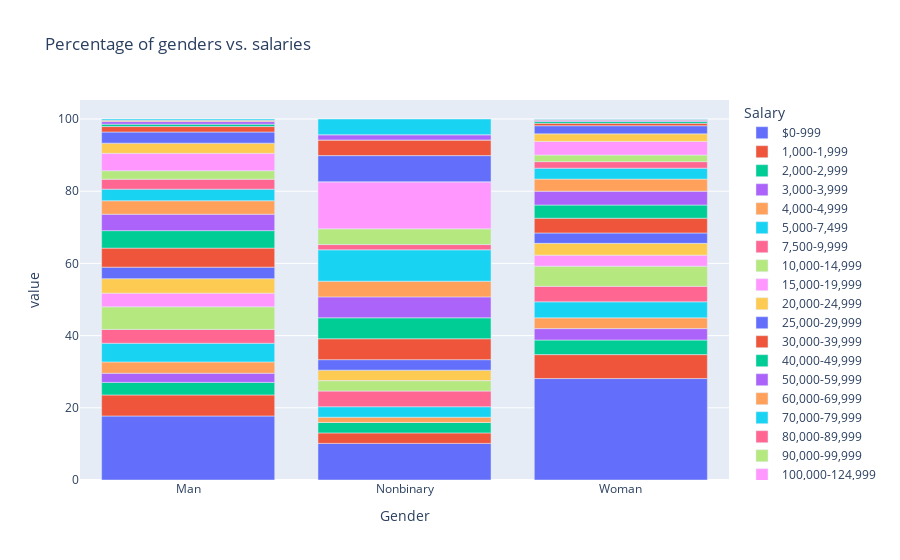

The notebook cell this image was saved under:
### Markdown cell above
We'll now look at visual displays of the data so we can interpret if there are any relationships between gender and salary.

### Code cell
fig = px.bar(salary_gender_transposed_df, x=salary_gender_transposed_df.index, y=salary_gender_transposed_df.columns, 
            title="Percentage of genders vs. salaries")
fig.show()

### Figure 1 — Plotly figure (JSON) as saved in the notebook; plotly's stock layout.template omitted (floating-point values rounded to 4 significant figures)
{"data": [{"alignmentgroup": "True", "hovertemplate": "Salary=$0-999<br>Gender=%{x}<br>value=%{y}<extra></extra>", "legendgroup": "$0-999", "marker": {"color": "#636efa", "pattern": {"shape": ""}}, "name": "$0-999", "offsetgroup": "$0-999", "orientation": "v", "showlegend": true, "textposition": "auto", "type": "bar", "x": ["Man", "Nonbinary", "Woman"], "xaxis": "x", "y": [17.74, 10.14, 28.1], "yaxis": "y"}, {"alignmentgroup": "True", "hovertemplate": "Salary=1,000-1,999<br>Gender=%{x}<br>value=%{y}<extra></extra>", "legendgroup": "1,000-1,999", "marker": {"color": "#EF553B", "pattern": {"shape": ""}}, "name": "1,000-1,999", "offsetgroup": "1,000-1,999", "orientation": "v", "showlegend": true, "textposition": "auto", "type": "bar", "x": ["Man", "Nonbinary", "Woman"], "xaxis": "x", "y": [5.826, 2.899, 6.63], "yaxis": "y"}, {"alignmentgroup": "True", "hovertemplate": "Salary=2,000-2,999<br>Gender=%{x}<br>value=%{y}<extra></extra>", "legendgroup": "2,000-2,999", "marker": {"color": "#00cc96", "pattern": {"shape": ""}}, "name": "2,000-2,999", "offsetgroup": "2,000-2,999", "orientation": "v", "showlegend": true, "textposition": "auto", "type": "bar", "x": ["Man", "Nonbinary", "Woman"], "xaxis": "x", "y": [3.478, 2.899, 4.04], "yaxis": "y"}, {"alignmentgroup": "True", "hovertemplate": "Salary=3,000-3,999<br>Gender=%{x}<br>value=%{y}<extra></extra>", "legendgroup": "3,000-3,999", "marker": {"color": "#ab63fa", "pattern": {"shape": ""}}, "name": "3,000-3,999", "offsetgroup": "3,000-3,999", "orientation": "v", "showlegend": true, "textposition": "auto", "type": "bar", "x": ["Man", "Nonbinary", "Woman"], "xaxis": "x", "y": [2.54, 0, 3.16], "yaxis": "y"}, {"alignmentgroup": "True", "hovertemplate": "Salary=4,000-4,999<br>Gender=%{x}<br>value=%{y}<extra></extra>", "legendgroup": "4,000-4,999", "marker": {"color": "#FFA15A", "pattern": {"shape": ""}}, "name": "4,000-4,999", "offsetgroup": "4,000-4,999", "orientation": "v", "showlegend": true, "textposition": "auto", "type": "bar", "x": ["Man", "Nonbinary", "Woman"], "xaxis": "x", "y": [3.125, 1.449, 2.979], "yaxis": "y"}, {"alignmentgroup": "True", "hovertemplate": "Salary=5,000-7,499<br>Gender=%{x}<br>value=%{y}<extra></extra>", "legendgroup": "5,000-7,499", "marker": {"color": "#19d3f3", "pattern": {"shape": ""}}, "name": "5,000-7,499", "offsetgroup": "5,000-7,499", "orientation": "v", "showlegend": true, "textposition": "auto", "type": "bar", "x": ["Man", "Nonbinary", "Woman"], "xaxis": "x", "y": [5.173, 2.899, 4.455], "yaxis": "y"}, {"alignmentgroup": "True", "hovertemplate": "Salary=7,500-9,999<br>Gender=%{x}<br>value=%{y}<extra></extra>", "legendgroup": "7,500-9,999", "marker": {"color": "#FF6692", "pattern": {"shape": ""}}, "name": "7,500-9,999", "offsetgroup": "7,500-9,999", "orientation": "v", "showlegend": true, "textposition": "auto", "type": "bar", "x": ["Man", "Nonbinary", "Woman"], "xaxis": "x", "y": [3.841, 4.348, 4.274], "yaxis": "y"}, {"alignmentgroup": "True", "hovertemplate": "Salary=10,000-14,999<br>Gender=%{x}<br>value=%{y}<extra></extra>", "legendgroup": "10,000-14,999", "marker": {"color": "#B6E880", "pattern": {"shape": ""}}, "name": "10,000-14,999", "offsetgroup": "10,000-14,999", "orientation": "v", "showlegend": true, "textposition": "auto", "type": "bar", "x": ["Man", "Nonbinary", "Woman"], "xaxis": "x", "y": [6.241, 2.899, 5.594], "yaxis": "y"}, {"alignmentgroup": "True", "hovertemplate": "Salary=15,000-19,999<br>Gender=%{x}<br>value=%{y}<extra></extra>", "legendgroup": "15,000-19,999", "marker": {"color": "#FF97FF", "pattern": {"shape": ""}}, "name": "15,000-19,999", "offsetgroup": "15,000-19,999", "orientation": "v", "showlegend": true, "textposition": "auto", "type": "bar", "x": ["Man", "Nonbinary", "Woman"], "xaxis": "x", "y": [3.794, 0, 3.056], "yaxis": "y"}, {"alignmentgroup": "True", "hovertemplate": "Salary=20,000-24,999<br>Gender=%{x}<br>value=%{y}<extra></extra>", "legendgroup": "20,000-24,999", "marker": {"color": "#FECB52", "pattern": {"shape": ""}}, "name": "20,000-24,999", "offsetgroup": "20,000-24,999", "orientation": "v", "showlegend": true, "textposition": "auto", "type": "bar", "x": ["Man", "Nonbinary", "Woman"], "xaxis": "x", "y": [4.012, 2.899, 3.263], "yaxis": "y"}, {"alignmentgroup": "True", "hovertemplate": "Salary=25,000-29,999<br>Gender=%{x}<br>value=%{y}<extra></extra>", "legendgroup": "25,000-29,999", "marker": {"color": "#636efa", "pattern": {"shape": ""}}, "name": "25,000-29,999", "offsetgroup": "25,000-29,999", "orientation": "v", "showlegend": true, "textposition": "auto", "type": "bar", "x": ["Man", "Nonbinary", "Woman"], "xaxis": "x", "y": [3.193, 2.899, 2.875], "yaxis": "y"}, {"alignmentgroup": "True", "hovertemplate": "Salary=30,000-39,999<br>Gender=%{x}<br>value=%{y}<extra></extra>", "legendgroup": "30,000-39,999", "marker": {"color": "#EF553B", "pattern": {"shape": ""}}, "name": "30,000-39,999", "offsetgroup": "30,000-39,999", "orientation": "v", "showlegend": true, "textposition": "auto", "type": "bar", "x": ["Man", "Nonbinary", "Woman"], "xaxis": "x", "y": [5.277, 5.797, 4.092], "yaxis": "y"}, {"alignmentgroup": "True", "hovertemplate": "Salary=40,000-49,999<br>Gender=%{x}<br>value=%{y}<extra></extra>", "legendgroup": "40,000-49,999", "marker": {"color": "#00cc96", "pattern": {"shape": ""}}, "name": "40,000-49,999", "offsetgroup": "40,000-49,999", "orientation": "v", "showlegend": true, "textposition": "auto", "type": "bar", "x": ["Man", "Nonbinary", "Woman"], "xaxis": "x", "y": [4.841, 5.797, 3.652], "yaxis": "y"}, {"alignmentgroup": "True", "hovertemplate": "Salary=50,000-59,999<br>Gender=%{x}<br>value=%{y}<extra></extra>", "legendgroup": "50,000-59,999", "marker": {"color": "#ab63fa", "pattern": {"shape": ""}}, "name": "50,000-59,999", "offsetgroup": "50,000-59,999", "orientation": "v", "showlegend": true, "textposition": "auto", "type": "bar", "x": ["Man", "Nonbinary", "Woman"], "xaxis": "x", "y": [4.556, 5.797, 3.833], "yaxis": "y"}, {"alignmentgroup": "True", "hovertemplate": "Salary=60,000-69,999<br>Gender=%{x}<br>value=%{y}<extra></extra>", "legendgroup": "60,000-69,999", "marker": {"color": "#FFA15A", "pattern": {"shape": ""}}, "name": "60,000-69,999", "offsetgroup": "60,000-69,999", "orientation": "v", "showlegend": true, "textposition": "auto", "type": "bar", "x": ["Man", "Nonbinary", "Woman"], "xaxis": "x", "y": [3.722, 4.348, 3.341], "yaxis": "y"}, {"alignmentgroup": "True", "hovertemplate": "Salary=70,000-79,999<br>Gender=%{x}<br>value=%{y}<extra></extra>", "legendgroup": "70,000-79,999", "marker": {"color": "#19d3f3", "pattern": {"shape": ""}}, "name": "70,000-79,999", "offsetgroup": "70,000-79,999", "orientation": "v", "showlegend": true, "textposition": "auto", "type": "bar", "x": ["Man", "Nonbinary", "Woman"], "xaxis": "x", "y": [3.214, 8.696, 3.03], "yaxis": "y"}, {"alignmentgroup": "True", "hovertemplate": "Salary=80,000-89,999<br>Gender=%{x}<br>value=%{y}<extra></extra>", "legendgroup": "80,000-89,999", "marker": {"color": "#FF6692", "pattern": {"shape": ""}}, "name": "80,000-89,999", "offsetgroup": "80,000-89,999", "orientation": "v", "showlegend": true, "textposition": "auto", "type": "bar", "x": ["Man", "Nonbinary", "Woman"], "xaxis": "x", "y": [2.752, 1.449, 1.813], "yaxis": "y"}, {"alignmentgroup": "True", "hovertemplate": "Salary=90,000-99,999<br>Gender=%{x}<br>value=%{y}<extra></extra>", "legendgroup": "90,000-99,999", "marker": {"color": "#B6E880", "pattern": {"shape": ""}}, "name": "90,000-99,999", "offsetgroup": "90,000-99,999", "orientation": "v", "showlegend": true, "textposition": "auto", "type": "bar", "x": ["Man", "Nonbinary", "Woman"], "xaxis": "x", "y": [2.343, 4.348, 1.813], "yaxis": "y"}, {"alignmentgroup": "True", "hovertemplate": "Salary=100,000-124,999<br>Gender=%{x}<br>value=%{y}<extra></extra>", "legendgroup": "100,000-124,999", "marker": {"color": "#FF97FF", "pattern": {"shape": ""}}, "name": "100,000-124,999", "offsetgroup": "100,000-124,999", "orientation": "v", "showlegend": true, "textposition": "auto", "type": "bar", "x": ["Man", "Nonbinary", "Woman"], "xaxis": "x", "y": [4.836, 13.04, 3.781], "yaxis": "y"}, {"alignmentgroup": "True", "hovertemplate": "Salary=125,000-149,999<br>Gender=%{x}<br>value=%{y}<extra></extra>", "legendgroup": "125,000-149,999", "marker": {"color": "#FECB52", "pattern": {"shape": ""}}, "name": "125,000-149,999", "offsetgroup": "125,000-149,999", "orientation": "v", "showlegend": true, "textposition": "auto", "type": "bar", "x": ["Man", "Nonbinary", "Woman"], "xaxis": "x", "y": [2.809, 0, 2.098], "yaxis": "y"}, {"alignmentgroup": "True", "hovertemplate": "Salary=150,000-199,999<br>Gender=%{x}<br>value=%{y}<extra></extra>", "legendgroup": "150,000-199,999", "marker": {"color": "#636efa", "pattern": {"shape": ""}}, "name": "150,000-199,999", "offsetgroup": "150,000-199,999", "orientation": "v", "showlegend": true, "textposition": "auto", "type": "bar", "x": ["Man", "Nonbinary", "Woman"], "xaxis": "x", "y": [3.089, 7.246, 2.253], "yaxis": "y"}, {"alignmentgroup": "True", "hovertemplate": "Salary=200,000-249,999<br>Gender=%{x}<br>value=%{y}<extra></extra>", "legendgroup": "200,000-249,999", "marker": {"color": "#EF553B", "pattern": {"shape": ""}}, "name": "200,000-249,999", "offsetgroup": "200,000-249,999", "orientation": "v", "showlegend": true, "textposition": "auto", "type": "bar", "x": ["Man", "Nonbinary", "Woman"], "xaxis": "x", "y": [1.508, 4.348, 0.6734], "yaxis": "y"}, {"alignmentgroup": "True", "hovertemplate": "Salary=250,000-299,999<br>Gender=%{x}<br>value=%{y}<extra></extra>", "legendgroup": "250,000-299,999", "marker": {"color": "#00cc96", "pattern": {"shape": ""}}, "name": "250,000-299,999", "offsetgroup": "250,000-299,999", "orientation": "v", "showlegend": true, "textposition": "auto", "type": "bar", "x": ["Man", "Nonbinary", "Woman"], "xaxis": "x", "y": [0.6531, 0, 0.4921], "yaxis": "y"}, {"alignmentgroup": "True", "hovertemplate": "Salary=300,000-499,999<br>Gender=%{x}<br>value=%{y}<extra></extra>", "legendgroup": "300,000-499,999", "marker": {"color": "#ab63fa", "pattern": {"shape": ""}}, "name": "300,000-499,999", "offsetgroup": "300,000-499,999", "orientation": "v", "showlegend": true, "textposition": "auto", "type": "bar", "x": ["Man", "Nonbinary", "Woman"], "xaxis": "x", "y": [0.7257, 1.449, 0.3626], "yaxis": "y"}, {"alignmentgroup": "True", "hovertemplate": "Salary=$500,000-999,999<br>Gender=%{x}<br>value=%{y}<extra></extra>", "legendgroup": "$500,000-999,999", "marker": {"color": "#FFA15A", "pattern": {"shape": ""}}, "name": "$500,000-999,999", "offsetgroup": "$500,000-999,999", "orientation": "v", "showlegend": true, "textposition": "auto", "type": "bar", "x": ["Man", "Nonbinary", "Woman"], "xaxis": "x", "y": [0.3628, 0, 0.1813], "yaxis": "y"}, {"alignmentgroup": "True", "hovertemplate": "Salary=>$1,000,000<br>Gender=%{x}<br>value=%{y}<extra></extra>", "legendgroup": ">$1,000,000", "marker": {"color": "#19d3f3", "pattern": {"shape": ""}}, "name": ">$1,000,000", "offsetgroup": ">$1,000,000", "orientation": "v", "showlegend": true, "textposition": "auto", "type": "bar", "x": ["Man", "Nonbinary", "Woman"], "xaxis": "x", "y": [0.3525, 4.348, 0.1554], "yaxis": "y"}], "layout": {"barmode": "relative", "legend": {"title": {"text": "Salary"}, "tracegroupgap": 0}, "title": {"text": "Percentage of genders vs. salaries"}, "xaxis": {"anchor": "y", "domain": [0, 1], "title": {"text": "Gender"}}, "yaxis": {"anchor": "x", "domain": [0, 1], "title": {"text": "value"}}}}
